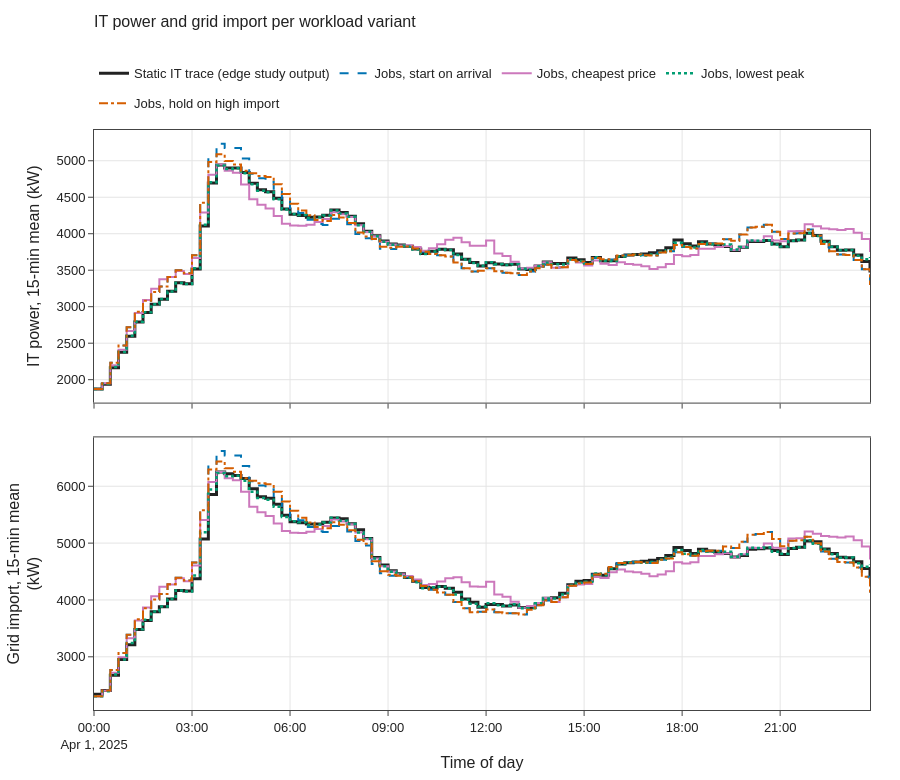

Notebook code for this chart:
### Code cell
q = lambda n, col: runs[n]["ts"][col].resample("15min").mean()
fig = vp.stacked_panels([
    ("IT power, 15-min mean (kW)", {n: q(n, "it_kw") for n in runs}),
    ("Grid import, 15-min mean (kW)", {n: q(n, "grid_kw") for n in runs}),
], title="IT power and grid import per workload variant", row_height=320)
vp.save(fig, OUT / "it_and_grid", png=True)
fig.show()
